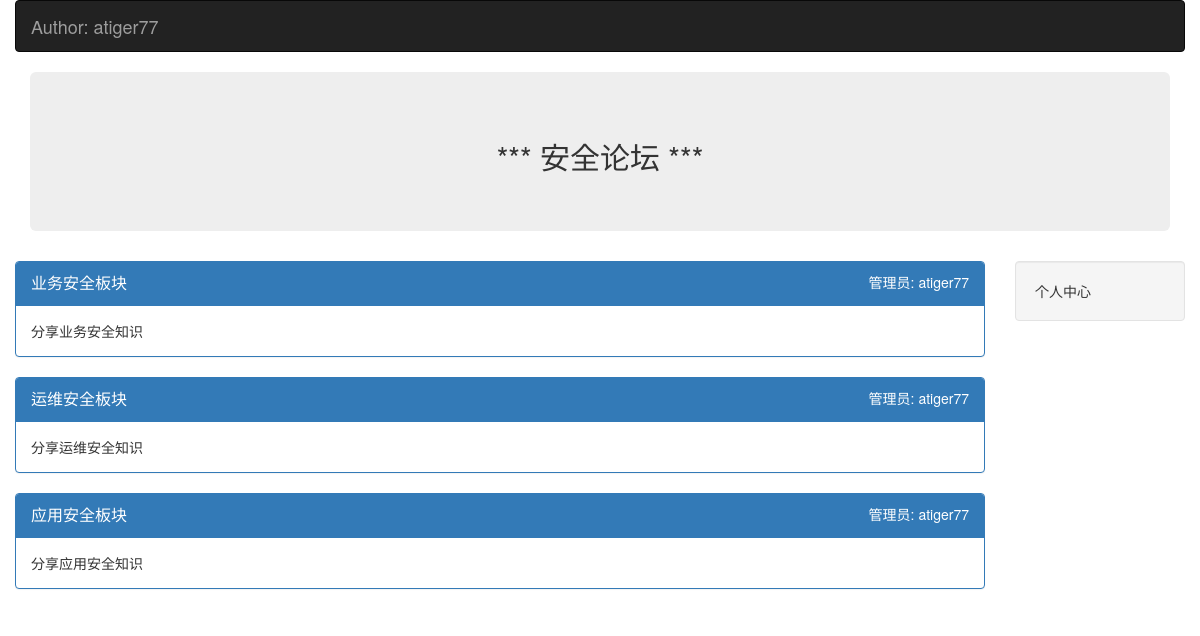
The page / on the database its author committed.
### Block/models.py (models this page shows, shortened)
class Block(models.Model):
    name = models.CharField(u"板块名称",max_length=60)
    desc = models.CharField(u"板块描述",max_length=100)
    manager =  models.CharField(u"管理员名称",max_length=30)
    status = models.IntegerField(u"状态",choices=((0,"正常"),(1,"删除")))
    class Meta:
        verbose_name = "板块"
        verbose_name_plural = "板块"

### views.py (the view)
# urls.py: url(r'^$',views.index),
def index(request):
    block_info = Block.objects.filter(status=0).order_by("id")
    return render(request,"index.html",{"blocks":block_info})

### templates/index.html
{% extends "base.html" %}
{% block content %}
<div class="row">
    <div class="col-xs-12 col-md-10">
        {% for b in blocks %}
            <div class="panel panel-primary">
                <div class="panel-heading">
                    <span class="panel-title "><a href="/article/list/{{ b.id }}">{{ b.name }}</a></span>
                    <span class="pull-right">管理员: {{ b.manager }}</span>
                </div>
                <div class="panel-body">
                 {{ b.desc }}
                </div>
            </div>
            {% endfor %}
    </div>
  <div class="col-xs-12 col-md-2">
      <div class="well">个人中心</div>
  </div>
</div>
{% endblock %}

### rows shown on the page
Block: name "业务安全板块", manager "atiger77", desc "分享业务安全知识"
Block: name "运维安全板块", manager "atiger77", desc "分享运维安全知识"
Block: name "应用安全板块", manager "atiger77", desc "分享应用安全知识"
